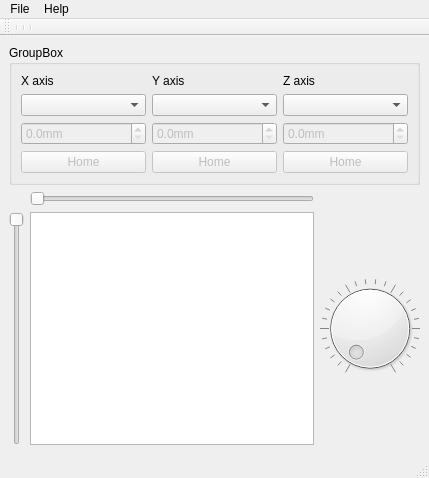
<?xml version="1.0" encoding="UTF-8"?>
<ui version="4.0">
 <class>MainWindow</class>
 <widget class="QMainWindow" name="MainWindow">
  <property name="geometry">
   <rect>
    <x>0</x>
    <y>0</y>
    <width>429</width>
    <height>478</height>
   </rect>
  </property>
  <property name="sizePolicy">
   <sizepolicy hsizetype="MinimumExpanding" vsizetype="MinimumExpanding">
    <horstretch>0</horstretch>
    <verstretch>0</verstretch>
   </sizepolicy>
  </property>
  <property name="maximumSize">
   <size>
    <width>16777215</width>
    <height>16777215</height>
   </size>
  </property>
  <property name="windowTitle">
   <string>Thorlabs Qt GUI</string>
  </property>
  <property name="windowIcon">
   <iconset>
    <normaloff>:/images/favicon.png</normaloff>:/images/favicon.png</iconset>
  </property>
  <property name="toolButtonStyle">
   <enum>Qt::ToolButtonIconOnly</enum>
  </property>
  <widget class="QWidget" name="centralwidget">
   <layout class="QGridLayout" name="gridLayout">
    <item row="1" column="1">
     <widget class="QSlider" name="sliderX">
      <property name="minimum">
       <number>0</number>
      </property>
      <property name="maximum">
       <number>1000</number>
      </property>
      <property name="singleStep">
       <number>0</number>
      </property>
      <property name="pageStep">
       <number>10</number>
      </property>
      <property name="orientation">
       <enum>Qt::Horizontal</enum>
      </property>
      <property name="invertedAppearance">
       <bool>false</bool>
      </property>
      <property name="invertedControls">
       <bool>false</bool>
      </property>
     </widget>
    </item>
    <item row="2" column="1">
     <widget class="ncm_qapt_gui_graphicsview" name="graphicsView"/>
    </item>
    <item row="2" column="0">
     <widget class="QSlider" name="sliderY">
      <property name="minimum">
       <number>0</number>
      </property>
      <property name="maximum">
       <number>1000</number>
      </property>
      <property name="orientation">
       <enum>Qt::Vertical</enum>
      </property>
      <property name="invertedAppearance">
       <bool>true</bool>
      </property>
      <property name="invertedControls">
       <bool>false</bool>
      </property>
     </widget>
    </item>
    <item row="2" column="2">
     <widget class="QDial" name="dialZ">
      <property name="orientation">
       <enum>Qt::Horizontal</enum>
      </property>
      <property name="notchesVisible">
       <bool>true</bool>
      </property>
     </widget>
    </item>
    <item row="0" column="0" colspan="3">
     <widget class="QGroupBox" name="groupBox">
      <property name="title">
       <string>GroupBox</string>
      </property>
      <layout class="QGridLayout" name="gridLayout_2">
       <item row="1" column="0">
        <widget class="QComboBox" name="controllerX"/>
       </item>
       <item row="1" column="1">
        <widget class="QComboBox" name="controllerY"/>
       </item>
       <item row="0" column="0">
        <widget class="QLabel" name="label">
         <property name="text">
          <string>X axis</string>
         </property>
        </widget>
       </item>
       <item row="1" column="2">
        <widget class="QComboBox" name="controllerZ"/>
       </item>
       <item row="0" column="1">
        <widget class="QLabel" name="label_2">
         <property name="text">
          <string>Y axis</string>
         </property>
        </widget>
       </item>
       <item row="0" column="2">
        <widget class="QLabel" name="label_3">
         <property name="text">
          <string>Z axis</string>
         </property>
        </widget>
       </item>
       <item row="2" column="0">
        <widget class="QDoubleSpinBox" name="spinX">
         <property name="enabled">
          <bool>false</bool>
         </property>
         <property name="prefix">
          <string/>
         </property>
         <property name="suffix">
          <string>mm</string>
         </property>
         <property name="decimals">
          <number>1</number>
         </property>
        </widget>
       </item>
       <item row="2" column="1">
        <widget class="QDoubleSpinBox" name="spinY">
         <property name="enabled">
          <bool>false</bool>
         </property>
         <property name="prefix">
          <string/>
         </property>
         <property name="suffix">
          <string>mm</string>
         </property>
         <property name="decimals">
          <number>1</number>
         </property>
        </widget>
       </item>
       <item row="2" column="2">
        <widget class="QDoubleSpinBox" name="spinZ">
         <property name="enabled">
          <bool>false</bool>
         </property>
         <property name="prefix">
          <string/>
         </property>
         <property name="suffix">
          <string>mm</string>
         </property>
         <property name="decimals">
          <number>1</number>
         </property>
        </widget>
       </item>
       <item row="3" column="0">
        <widget class="QPushButton" name="homeX">
         <property name="enabled">
          <bool>false</bool>
         </property>
         <property name="text">
          <string>Home</string>
         </property>
        </widget>
       </item>
       <item row="3" column="1">
        <widget class="QPushButton" name="homeY">
         <property name="enabled">
          <bool>false</bool>
         </property>
         <property name="text">
          <string>Home</string>
         </property>
        </widget>
       </item>
       <item row="3" column="2">
        <widget class="QPushButton" name="homeZ">
         <property name="enabled">
          <bool>false</bool>
         </property>
         <property name="text">
          <string>Home</string>
         </property>
        </widget>
       </item>
      </layout>
     </widget>
    </item>
   </layout>
  </widget>
  <widget class="QMenuBar" name="menubar">
   <property name="geometry">
    <rect>
     <x>0</x>
     <y>0</y>
     <width>429</width>
     <height>20</height>
    </rect>
   </property>
   <widget class="QMenu" name="menuFile">
    <property name="title">
     <string>File</string>
    </property>
    <addaction name="separator"/>
   </widget>
   <widget class="QMenu" name="menuHelp">
    <property name="title">
     <string>Help</string>
    </property>
   </widget>
   <addaction name="menuFile"/>
   <addaction name="menuHelp"/>
  </widget>
  <widget class="QStatusBar" name="statusbar">
   <property name="minimumSize">
    <size>
     <width>0</width>
     <height>24</height>
    </size>
   </property>
  </widget>
  <widget class="QToolBar" name="toolBar">
   <property name="windowTitle">
    <string>toolBar</string>
   </property>
   <attribute name="toolBarArea">
    <enum>TopToolBarArea</enum>
   </attribute>
   <attribute name="toolBarBreak">
    <bool>false</bool>
   </attribute>
   <addaction name="separator"/>
   <addaction name="separator"/>
   <addaction name="separator"/>
  </widget>
 </widget>
 <customwidgets>
  <customwidget>
   <class>ncm_qapt_gui_graphicsview</class>
   <extends>QGraphicsView</extends>
   <header>ncm_qapt_gui_graphicsview.h</header>
  </customwidget>
 </customwidgets>
 <resources>
  <include location="ncm_qmarkup.qrc"/>
 </resources>
 <connections/>
</ui>
